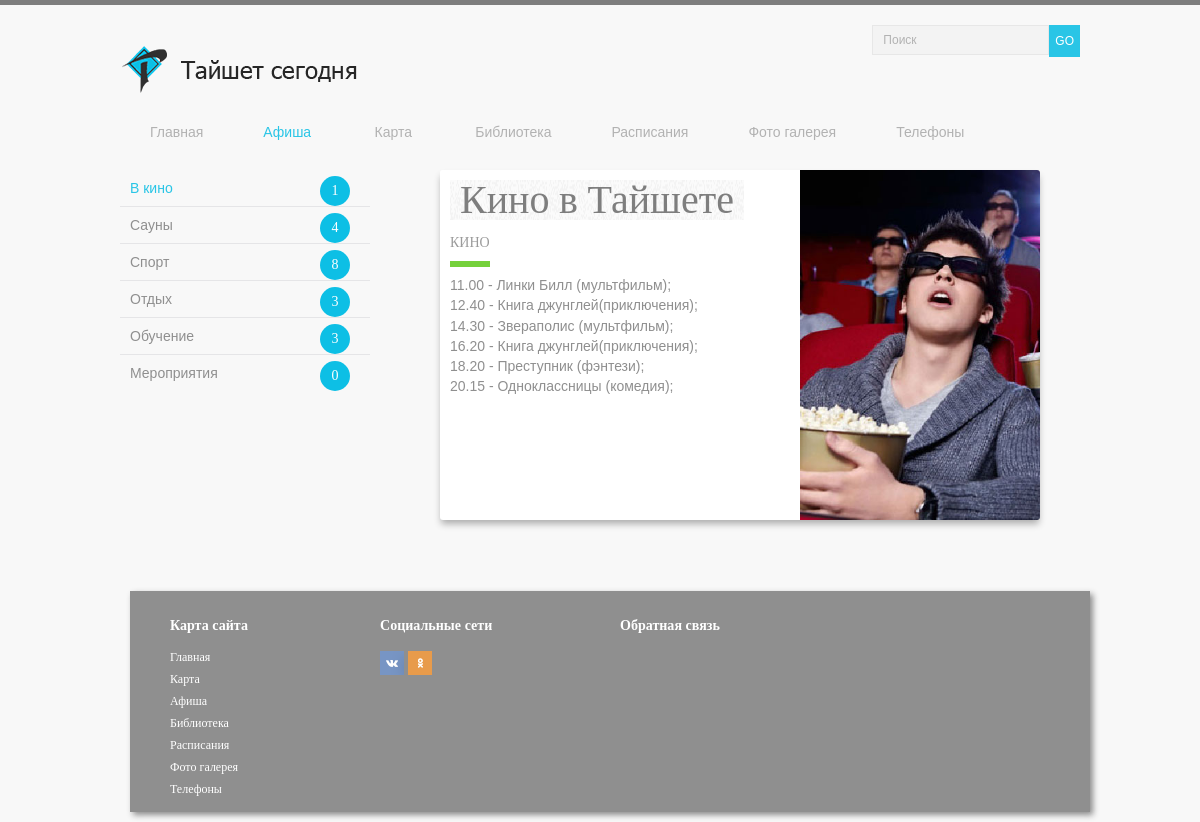
The app's page /afisha.php, older data.
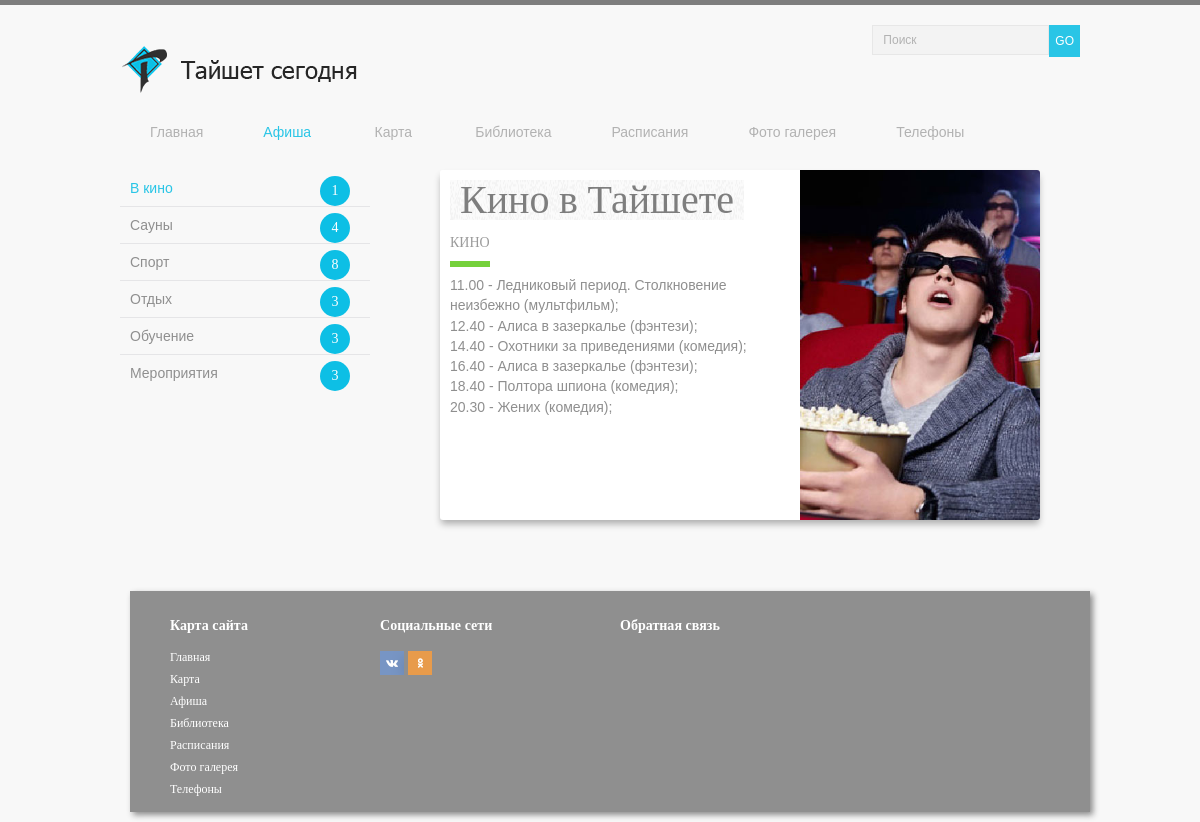
The same page, newer data.
### tables this page shows
CREATE TABLE afisha (id INTEGER PRIMARY KEY, name_tipe TEXT, img TEXT, zag TEXT, date TEXT, time TIME, place TEXT, tel TEXT, money TEXT, tipe TEXT, adress TEXT);

### template/blockPageAfishaOne.php (the view, shortened to what this page needs)
<section>
	<?php
    $db = new PDO("sqlite:admin/post3.db");
  	$res = $db->query("SELECT * FROM afisha WHERE name_tipe = 'кино';");
	foreach ($res as $array) {
		$block_img = $array['img'];
		$block_zag = $array['zag'];
        $block_text = $array['tipe'];
        $block_tipe = $array['name_tipe'];
		 echo("<div class=\"blog-card alt\">");
	     echo("<div class=\"photo\" style=\"background: url(".$block_img.") center / cover no-repeat;\"></div>");
		 echo("<div class=\"description\">");
		 echo("<h1>".$block_zag."</h1>");
		 echo("<h2>".$block_tipe."</h2>");
		 echo("<p class=\"summary\">".$block_text."</p>");
	     echo("</div>");
		 echo("</div>");
		 }
	?>
</section>

### template/leftMenuAfisha.php
<aside>
<nav>
	<ul class="aside-menu">
	<?php
	$db = new PDO("sqlite:admin/post3.db");
  	$res = $db->query("SELECT COUNT(id) FROM afisha WHERE name_tipe = 'мероприятия';");
  	$resTwo = $db->query("SELECT COUNT(id) FROM afisha WHERE name_tipe = 'кино';");
  	$resThree = $db->query("SELECT COUNT(id) FROM afisha WHERE name_tipe = 'сауны';");
  	$resFore = $db->query("SELECT COUNT(id) FROM afisha WHERE name_tipe = 'спорт';");
  	$resFive = $db->query("SELECT COUNT(id) FROM afisha WHERE name_tipe = 'отдых';");
  	$resSix = $db->query("SELECT COUNT(id) FROM afisha WHERE name_tipe = 'обучение';");
  	$rows= $res->fetchColumn();
  	$rowsTwo= $resTwo->fetchColumn();
    $rowsThree= $resThree->fetchColumn();
    $rowsFore= $resFore->fetchColumn();
    $rowsFive= $resFive->fetchColumn();
     $rowsSix= $resSix->fetchColumn();
		echo("<li><a href=\"afisha.php\">В кино</a><p class=\"blueBlock\">".$rowsTwo."</p></li>");
		echo("<li><a href=\"saunaAfisha.php\">Сауны<p class=\"blueBlock\">".$rowsThree."</p></a></li>");
		echo("<li><a href=\"sportAfisha.php\">Спорт<p class=\"blueBlock\">".$rowsFore."</p></a></li>");
		echo("<li><a href=\"restAfisha.php\">Отдых<p class=\"blueBlock\">".$rowsFive."</p></a></li>");
		echo("<li><a href=\"aducationAfisha.php\">Обучение<p class=\"blueBlock\">".$rowsSix."</p></a></li>");
		echo("<li><a href=\"sityAfisha.php\">Мероприятия<p class=\"blueBlock\">".$rows."</p></a></li>");
		?>
	</ul>
</nav>
</aside>

Row changes from the older to the newer data that the page shows:
changed afisha "Кино в Тайшете": tipe "11.00 - Линки Билл (мультфильм); 12.40 - Книга джунглей(приключения); 14.30 - Звераполис (мультфильм); 16.20 - Книга джунглей(приключения); 18.20 - Преступник (фэнтези); 20.15 - Одноклассницы (комедия);" → "11.00 - Ледниковый период. Столкновение неизбежно (мультфильм); 12.40 - Алиса в зазеркалье (фэнтези); 14.40 - Охотники за приведениями (комедия); 16.40 - Алиса в зазеркалье (фэнтези); 18.40 - Полтора шпиона (комедия); 20.30 - Жених (комедия);"
Text that changed along with them:
$rows: "0" → "3"
